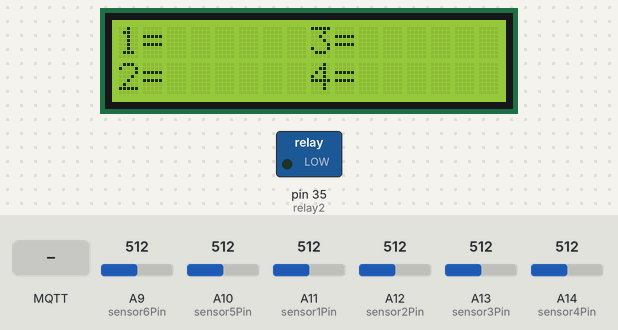
The sketch below on a simulated Arduino Mega 2560, built with avr-gcc and run on an emulated ATmega2560. Shown: 16×2 character LCD, switched loads named in the sketch (green lamp = pin HIGH). The inputs (shaded band) are chosen by the test bench; at power-on: A10 (sensor5Pin) = 512, A14 (sensor4Pin) = 512, A12 (sensor2Pin) = 512, A11 (sensor1Pin) = 512, A13 (sensor3Pin) = 512, A9 (sensor6Pin) = 512. WiFi joins after 1.5 s; servers stay silent unless stated; no MQTT or app messages arrive unless stated; what the sketch prints to the serial monitor is not drawn.

Above: at 4.7 s.
4.8 s: MQTT message "on" arrives on the first subscribed topic
At 6.0 s:
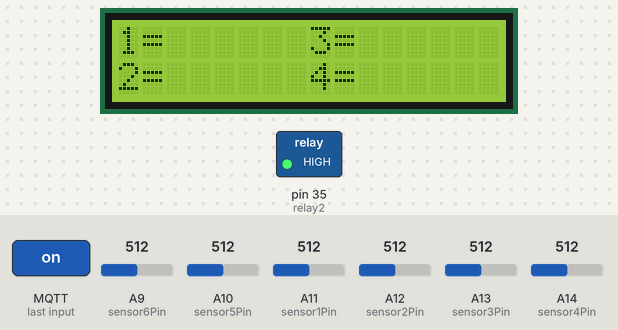
6.3 s: A10 (sensor5Pin) set to 306
At 7.5 s:
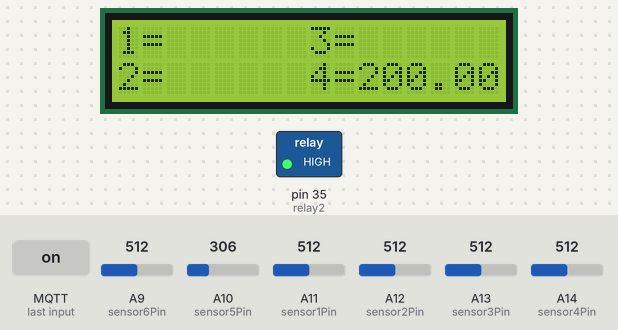
7.8 s: A14 (sensor4Pin) set to 716
At 9.0 s:
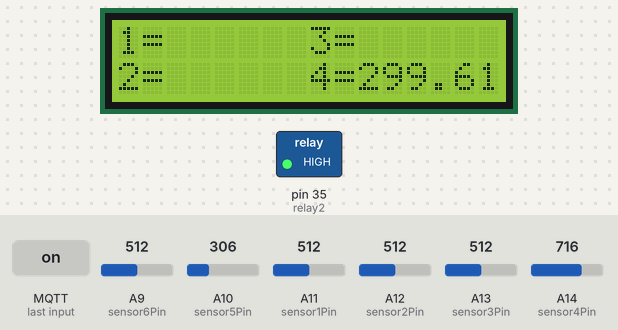
9.3 s: A12 (sensor2Pin) set to 306
At 10.5 s:
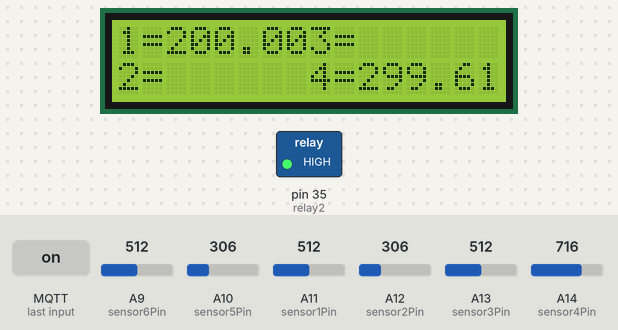
10.8 s: A11 (sensor1Pin) set to 716
At 11.2 s:
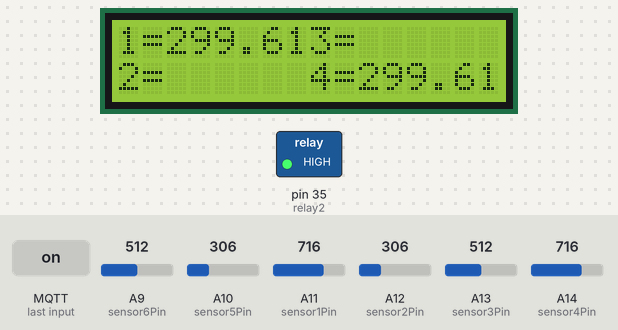
12.3 s: A13 (sensor3Pin) set to 306
At 12.6 s:
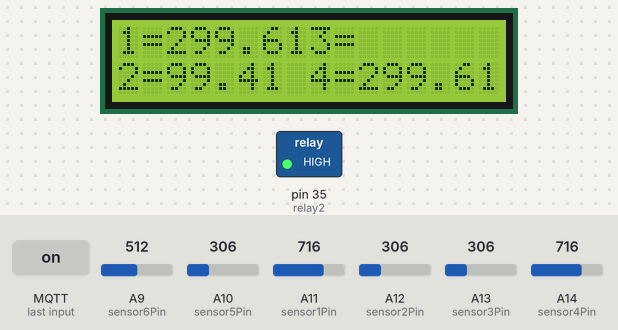
Timing chart, 0 to 14.8 s (numbered marks = the images above; inputs shaded):
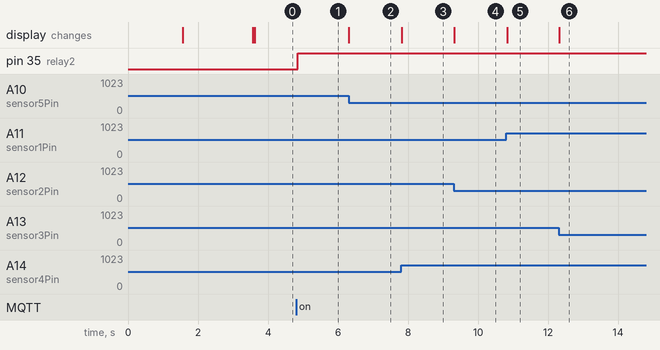

The sketch:

lcd_1602_dht11_arduino_ct_4.ino
```cpp
/*
danzup arduino atmega2560 6 LM50 sensor , 1 relay
*/
#include <SPI.h>
#include <Ethernet.h>
#include <PubSubClient.h>
//#include <Wire.h>
#include <LiquidCrystal.h>
#include "DHT.h"
// Update these with values suitable for your hardware/network.
byte mac[]    = {  0xCE, 0xED, 0xBA, 0xAE, 0x7E, 0x56 };
IPAddress ip(192, 168, 1, 100);
IPAddress server(192, 168, 1, 111);
// initialize the library with the numbers of the interface pins
LiquidCrystal lcd(12, 11, 5, 4, 3, 2);
#define DHTTYPE DHT11   // DHT 11
//#define DHTTYPE DHT21   // DHT 21 (AM2301)
//#define DHTTYPE DHT22   // DHT 22  (AM2302), AM2321
// DHT Sensor
const int DHTPin = 22;
// Initialize DHT sensor.
DHT dht(DHTPin, DHTTYPE);

//LM50 sesors connect to Analog pin
int sensor1Pin = A11;
int sensor2Pin = A12;
int sensor3Pin = A13;
int sensor4Pin = A14;
int sensor5Pin = A10;
int sensor6Pin = A9;
const int relay2 = 35;

long now = millis();
long lastMeasure = 0;
int lcd_show = 0;
long lastTime = 0;

void callback(char* topic, byte* payload, unsigned int length) {
  // handle message arrived
  Serial.print("Message arrived on topic: ");
  Serial.print(topic);
  Serial.print(". Message: ");
  String messageTemp;

  for (int i = 0; i < length; i++) {
    Serial.print((char)payload[i]);
    messageTemp += (char)payload[i];
  }

//  if(topic == "camera_tehnica/relay2"){
      Serial.print("Changing Relay2 to ");
      if(messageTemp == "on"){
        digitalWrite(relay2, HIGH);
        Serial.print("Releu set On");
      }
      else if(messageTemp == "off"){
        digitalWrite(relay2, LOW);
        Serial.print("Releu set Off");
      }
  //}
  Serial.println();
}

EthernetClient ethClient;
PubSubClient client(ethClient);

long lastReconnectAttempt = 0;

void reconnect() {
  // Loop until we're reconnected
  while (!client.connected()) {
    Serial.print("Attempting MQTT connection...");
    // Attempt to connect
    if (client.connect("ethClient")) {
      Serial.println("connected");
      client.subscribe("camera_tehnica/relay2");
    } else {
      Serial.print("failed, rc=");
      Serial.print(client.state());
      Serial.println(" try again in 5 seconds");
      // Wait 5 seconds before retrying
      delay(5000);
    }
  }
}

void setup()
{
  pinMode(relay2, OUTPUT);
  digitalWrite(relay2, LOW);
  Ethernet.begin(mac, ip);
  client.setServer(server, 1883);
  client.setCallback(callback);
  Serial.begin(9600);
  //Ethernet.begin(mac, ip);
  dht.begin();
  delay(1500);
  lastReconnectAttempt = 0;
  // set up the LCD's number of columns and rows:
  lcd.begin(16, 2);
  // Print a message to the LCD.
  lcd.setCursor(0, 0);
  lcd.print("Danzup Control");
  lcd.setCursor(0, 1);
  lcd.print("version 0.4");
  delay(2000);
  lcd.clear();
}


void loop()
{
 //--------lm 50  senzor 1------------------
 //getting the voltage reading from the temperature sensor
 int reading1 = analogRead(sensor1Pin);
 // converting that reading to voltage, for 3.3v arduino use 3.3
 float voltage1 = reading1 * 5.0;
 voltage1 /= 1024.0;
 // print out the voltage
 //Serial.print(voltage); Serial.println(" volts");
 // now print out the temperature
 float temperature1A = (voltage1 - 0.5) * 100 ;
 //converting from 10 mv per degree whit 500 mV offset
 //to degrees ((voltage - 500mV) times 100)
 static char sensor1Temp[6];
 dtostrf(temperature1A, 4, 2, sensor1Temp);

 //--------lm 50  senzor 2------------------
 //getting the voltage reading from the temperature sensor
 int reading2 = analogRead(sensor2Pin);
 // converting that reading to voltage, for 3.3v arduino use 3.3
 float voltage2 = reading2 * 5.0;
 voltage2 /= 1024.0;
 // print out the voltage
 //Serial.print(voltage); Serial.println(" volts");
 // now print out the temperature
 float temperature1B = (voltage2 - 0.5) * 100 ;
 //converting from 10 mv per degree whit 500 mV offset
 //to degrees ((voltage - 500mV) times 100)
 static char sensor2Temp[6];
 dtostrf(temperature1B, 4, 2, sensor2Temp);

 //--------lm 50  senzor 3------------------
 //getting the voltage reading from the temperature sensor
 int reading3 = analogRead(sensor3Pin);
 // converting that reading to voltage, for 3.3v arduino use 3.3
 float voltage3 = reading3 * 5.0;
 voltage3 /= 1024.0;
 // print out the voltage
 //Serial.print(voltage); Serial.println(" volts");
 // now print out the temperature
 float temperature1C = (voltage3 - 0.5) * 100 ;
 //converting from 10 mv per degree whit 500 mV offset
 //to degrees ((voltage - 500mV) times 100)
 static char sensor3Temp[6];
 dtostrf(temperature1C, 4, 2, sensor3Temp);

 //--------lm 50  senzor 4------------------
 //getting the voltage reading from the temperature sensor
 int reading4 = analogRead(sensor4Pin);
 // converting that reading to voltage, for 3.3v arduino use 3.3
 float voltage4 = reading4 * 5.0;
 voltage4 /= 1024.0;
 // print out the voltage
 //Serial.print(voltage); Serial.println(" volts");
 // now print out the temperature
 float temperature1D = (voltage4 - 0.5) * 100 ;
 //converting from 10 mv per degree whit 500 mV offset
 //to degrees ((voltage - 500mV) times 100)
 static char sensor4Temp[6];
 dtostrf(temperature1D, 4, 2, sensor4Temp);
 //int temp1 = temperature1D;

//--------lm 50  senzor 5------------------
 //getting the voltage reading from the temperature sensor
 int reading5 = analogRead(sensor5Pin);
 // converting that reading to voltage, for 3.3v arduino use 3.3
 float voltage5 = reading5 * 5.0;
 voltage5 /= 1024.0;
 // print out the voltage
 //Serial.print(voltage); Serial.println(" volts");
 // now print out the temperature
 float temperature1E = (voltage5 - 0.5) * 100 ;
 //converting from 10 mv per degree whit 500 mV offset
 //to degrees ((voltage - 500mV) times 100)
 static char sensor5Temp[6];
 dtostrf(temperature1E, 4, 2, sensor5Temp);

//--------lm 50  senzor 6------------------
 //getting the voltage reading from the temperature sensor
 int reading6 = analogRead(sensor6Pin);
 // converting that reading to voltage, for 3.3v arduino use 3.3
 float voltage6 = reading6 * 5.0;
 voltage6 /= 1024.0;
 // print out the voltage
 //Serial.print(voltage); Serial.println(" volts");
 // now print out the temperature
 float temperature1F = (voltage6 - 0.5) * 100 ;
 //converting from 10 mv per degree whit 500 mV offset
 //to degrees ((voltage - 500mV) times 100)
 static char sensor6Temp[6];
 dtostrf(temperature1F, 4, 2, sensor6Temp);

  if (!client.connected()) {
    reconnect();
  }
  if(!client.loop()){
    client.connect("ethClient");
  }
  now = millis();
  // Publishes new temperature and humidity every 50 seconds
  if (now - lastMeasure > 50000) {
    lastMeasure = now;
    // Sensor readings may also be up to 2 seconds 'old' (its a very slow sensor)
    float h = dht.readHumidity();
    // Read temperature as Celsius (the default)
    float t = dht.readTemperature();
    // Read temperature as Fahrenheit (isFahrenheit = true)
    //float f = dht.readTemperature(true);

    // Check if any reads failed and exit early (to try again).
    if (isnan(h) || isnan(t))  {
      Serial.println("Failed to read from DHT sensor!");
      return;
    }

    // Computes temperature values in Celsius
  //  float hic = dht.computeHeatIndex(t, h, false);
  //  hic = hic - 1;
    static char temperatureTemp[7];
    dtostrf(t, 6, 2, temperatureTemp);
    // Uncomment to compute temperature values in Fahrenheit
    // float hif = dht.computeHeatIndex(f, h);
    // static char temperatureTemp[7];
    // dtostrf(hic, 6, 2, temperatureTemp);
    static char humidityTemp[7];
    dtostrf(h, 6, 2, humidityTemp);

    // Publishes Temperature and Humidity values
    client.publish("camera_tehnica/temperature_c", temperatureTemp);
    client.publish("camera_tehnica/humidity", humidityTemp);
    client.publish("camera_tehnica/temperature1", sensor1Temp);
    client.publish("camera_tehnica/temperature2", sensor2Temp);
    client.publish("camera_tehnica/temperature3", sensor3Temp);
    client.publish("camera_tehnica/temperature4", sensor4Temp);
    client.publish("camera_tehnica/temperature5", sensor5Temp);
    client.publish("camera_tehnica/temperature6", sensor6Temp);
    //Serial.print("Humidity: ");
    //Serial.print(h);
    //Serial.print(" %\t Temperature: ");
    //Serial.print(t);
    //Serial.print(" *C ");
    //Serial.print(f);
    //Serial.print(" *F\t Heat index: ");
    //Serial.print(hic);
    //Serial.println(" *C ");
    // Serial.print(hif);
    // Serial.println(" *F");
  }

if(millis() - lastTime >= 60000) {
  lastTime = millis();
  lcd_show = !lcd_show;
  lcd.clear();
}

if (lcd_show == 1){
// lcd.clear();
int temp = dht.readTemperature();
//temp = temp - 1;
int humi = dht.readHumidity();
lcd.setCursor(0, 0);
lcd.print("Temp    Humi");
lcd.setCursor(0, 1);
lcd.print(temp);
lcd.setCursor(8, 1);
lcd.print(humi);
}

if (lcd_show == 0){
//  lcd.clear();
lcd.setCursor(0, 0);
lcd.print("1=");
lcd.setCursor(2, 0);
lcd.print(sensor1Temp);
lcd.setCursor(0, 1);
lcd.print("2=");
lcd.setCursor(2, 1);
lcd.print(sensor2Temp);
lcd.setCursor(8, 0);
lcd.print("3=");
lcd.setCursor(10, 0);
lcd.print(sensor3Temp);
lcd.setCursor(8, 1);
lcd.print("4=");
lcd.setCursor(10, 1);
lcd.print(sensor4Temp);
}
delay(30);
}
```

Measured:
- after the input at 4.8 s, pin 35 (relay2): LOW → HIGH at once
- after the input at 6.3 s, the display: changes at once (image 2)
- after the input at 7.8 s, the display: changes at once (image 3)
- after the input at 9.3 s, the display: changes at once (image 4)
- after the input at 10.8 s, the display: changes at once (image 5)
- after the input at 12.3 s, the display: changes at once (image 6)
